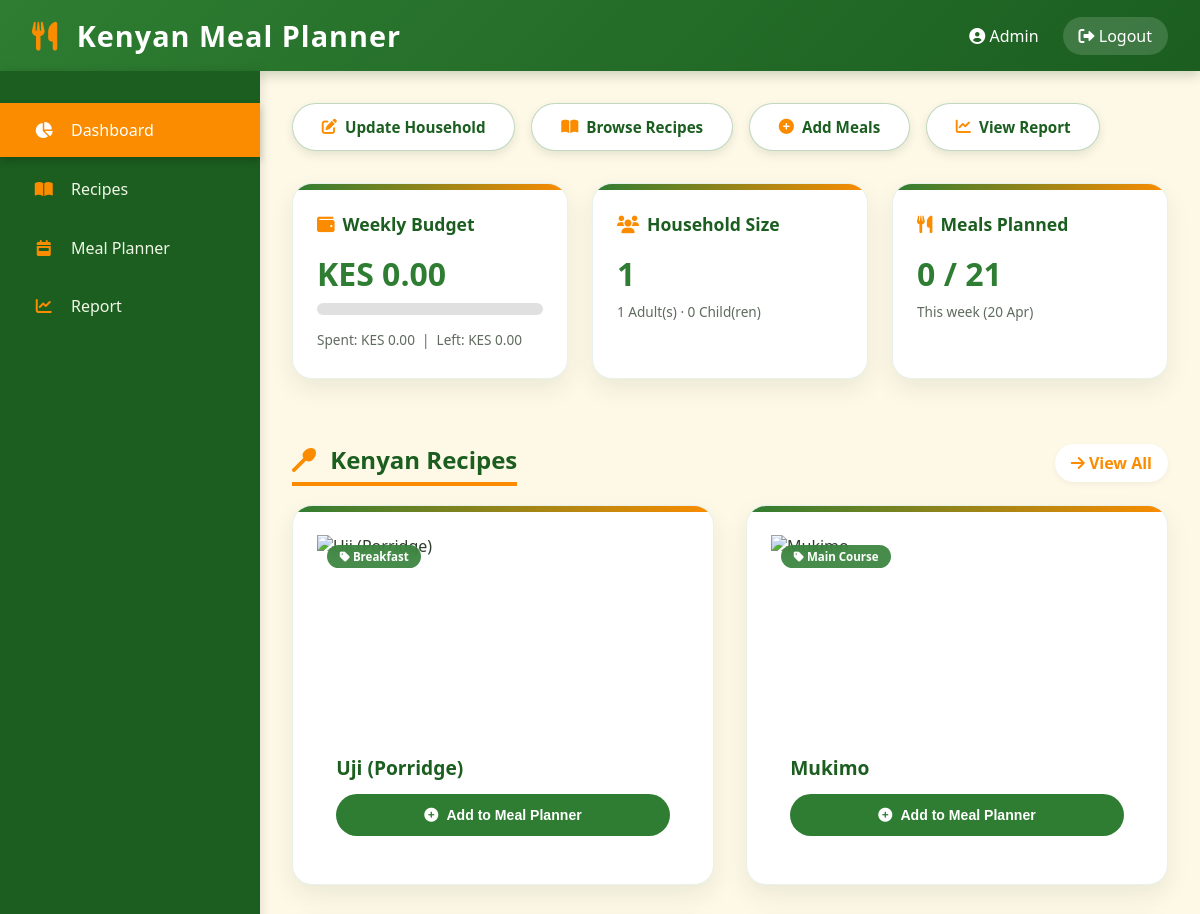
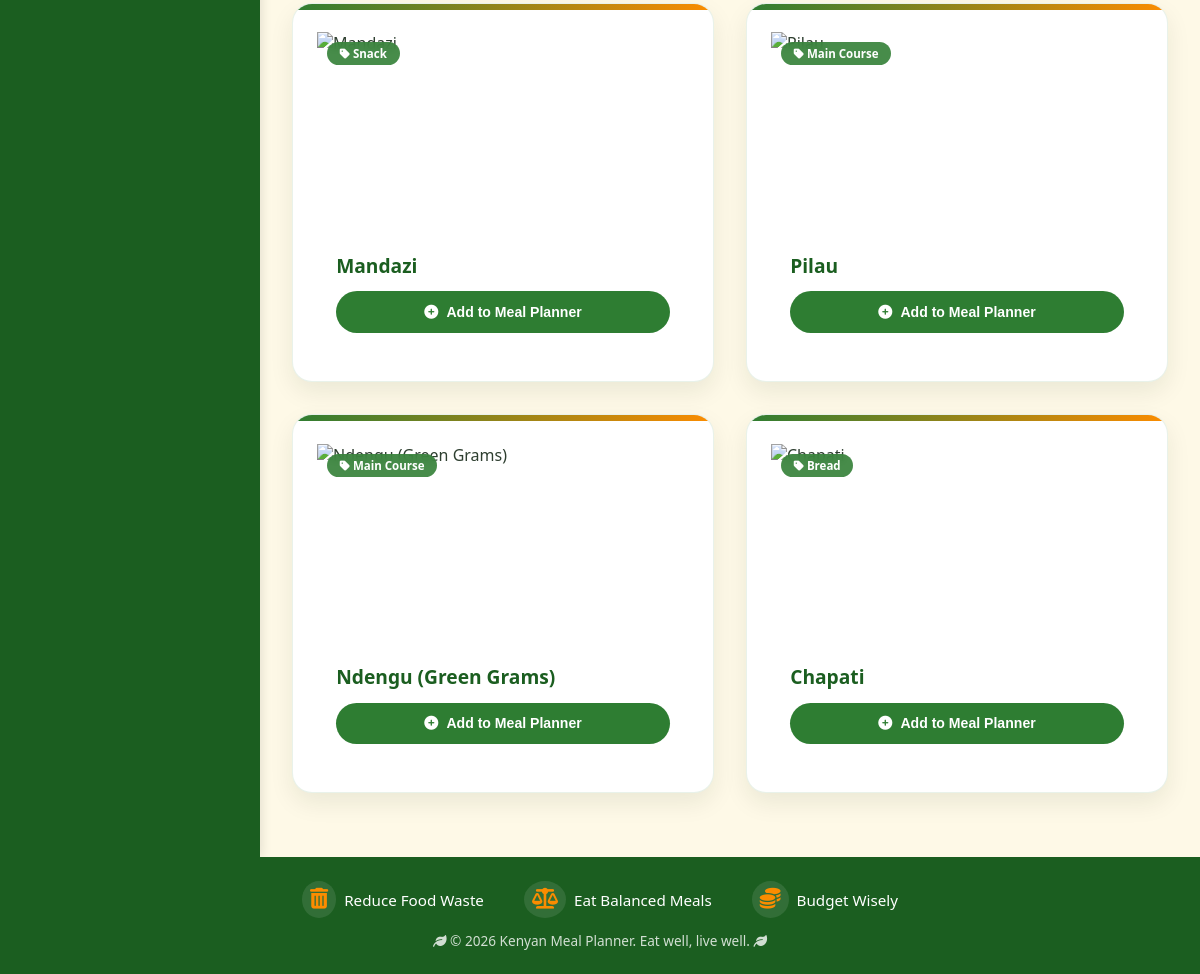
/dashboard.php (signed in), run on the app's committed database (2 pictures, top to bottom).
### tables this page shows
CREATE TABLE recipes (
    id INT AUTO_INCREMENT PRIMARY KEY,
    user_id INT,
    name VARCHAR(150) NOT NULL,
    category VARCHAR(100),
    servings INT DEFAULT 1,
    instructions TEXT,
    created_at TIMESTAMP DEFAULT CURRENT_TIMESTAMP,
    FOREIGN KEY (user_id) REFERENCES users(id) ON DELETE SET NULL
);

### app/helpers.php (called while the page is built, shortened)
<?php
function e($str) {
    return htmlspecialchars($str, ENT_QUOTES, 'UTF-8');
}
function formatKES($amount) {
    return 'KES ' . number_format($amount, 2);
}

### public/dashboard.php (the view, shortened to what this page needs)
<?php
require_once APP_PATH . '/config/db.php';
require_once APP_PATH . '/helpers.php';
$user_id = $_SESSION['user_id'];
$hp = $conn->query("SELECT * FROM household_profiles WHERE user_id=$user_id");
$household = ($hp && $hp->num_rows > 0) ? $hp->fetch_assoc() : ['adults'=>1,'children'=>0,'weekly_budget'=>0];
$adults         = (int)$household['adults'];
$children       = (int)$household['children'];
$weeklyBudget   = (float)$household['weekly_budget'];
$household_size = $adults + $children;
$week_start  = date('Y-m-d', strtotime('monday this week'));
$mealPlan      = [];
$totalCost     = 0;
$remainingBudget = $weeklyBudget - $totalCost;
$mealsPlanned    = array_sum(array_map('count', $mealPlan));
$recipe_result = $conn->query("
    SELECT * FROM recipes
    WHERE user_id = $user_id OR user_id IS NULL
    ORDER BY id DESC LIMIT 6
");
?>
<!DOCTYPE html>
<html lang="en">
<head>
<link rel="stylesheet" href="https://cdnjs.cloudflare.com/ajax/libs/font-awesome/6.0.0-beta3/css/all.min.css">
</head>
<body>
<div class="header">
    <h1><i class="fas fa-utensils"></i> Kenyan Meal Planner</h1>
    <div class="user-info">
        <span><i class="fas fa-user-circle"></i> <?= e($_SESSION['user_name'] ?? 'User') ?></span>
        <a href="logout.php"><i class="fas fa-sign-out-alt"></i> Logout</a>
    </div>
</div>
<div class="container">
    <div class="sidebar">
        <ul>
            <li><a href="dashboard.php" class="active"><i class="fas fa-chart-pie"></i> Dashboard</a></li>
            <li><a href="recipes.php"><i class="fas fa-book-open"></i> Recipes</a></li>
            <li><a href="meals.php"><i class="fas fa-calendar-week"></i> Meal Planner</a></li>
            <li><a href="report.php"><i class="fas fa-chart-line"></i> Report</a></li>
        </ul>
    </div>
    <div class="main">
        <div class="quick-links">
            <button id="openHouseholdModalBtn"><i class="fas fa-edit"></i> Update Household</button>
            <a href="recipes.php"><i class="fas fa-book-open"></i> Browse Recipes</a>
            <a href="meals.php"><i class="fas fa-plus-circle"></i> Add Meals</a>
            <a href="report.php"><i class="fas fa-chart-line"></i> View Report</a>
        </div>
        <div class="cards">
            <div class="card">
                <h3><i class="fas fa-wallet"></i> Weekly Budget</h3>
                <div class="value" id="weeklyBudgetDisplay"><?= formatKES($weeklyBudget) ?></div>
                <div class="progress-bar">
                </div>
                <div class="small" id="budgetSummary">
                    Spent: <?= formatKES($totalCost) ?> &nbsp;|&nbsp; Left: <?= formatKES($remainingBudget) ?>
                </div>
            </div>
            <div class="card">
                <h3><i class="fas fa-users"></i> Household Size</h3>
                <div class="value" id="householdSizeDisplay"><?= $household_size ?></div>
                <div class="small" id="householdComposition"><?= $adults ?> Adult(s) · <?= $children ?> Child(ren)</div>
            </div>
            <div class="card">
                <h3><i class="fas fa-utensils"></i> Meals Planned</h3>
                <div class="value"><?= $mealsPlanned ?> / 21</div>
                <div class="small">This week (<?= date('d M', strtotime($week_start)) ?>)</div>
            </div>
        </div>
        <div style="display:flex;justify-content:space-between;align-items:baseline;flex-wrap:wrap;gap:1rem;">
            <h2 class="section-title"><i class="fas fa-utensil-spoon"></i> Kenyan Recipes</h2>
            <a href="recipes.php" style="color:#FB8C00;text-decoration:none;font-weight:600;background:#fff;padding:.5rem 1rem;border-radius:30px;box-shadow:0 2px 6px rgba(0,0,0,.05);">
                <i class="fas fa-arrow-right"></i> View All
            </a>
        </div>
        <div class="recipe-grid">
        <?php
        if ($recipe_result && $recipe_result->num_rows > 0):
            while ($recipe = $recipe_result->fetch_assoc()):
        ?>
        <div class="card">
            <div class="card-img-wrap">
                <span class="category-badge-overlay"><i class="fas fa-tag"></i> <?= e($recipe['category'] ?? 'Kenyan') ?></span>
            </div>
            <div class="card-content">
                <h4><?= e($recipe['name']) ?></h4>
                <button class="add-recipe-btn"
                    data-id="<?= $recipe['id'] ?>"
                    data-name="<?= e($recipe['name']) ?>">
                    <i class="fas fa-plus-circle"></i> Add to Meal Planner
                </button>
            </div>
        </div>
        <?php endwhile; endif; ?>
        </div>
    </div>
</div>
<footer>
    <div class="footer-mission">
        <div class="footer-mission-item"><i class="fas fa-trash-alt"></i><span>Reduce Food Waste</span></div>
        <div class="footer-mission-item"><i class="fas fa-balance-scale"></i><span>Eat Balanced Meals</span></div>
        <div class="footer-mission-item"><i class="fas fa-coins"></i><span>Budget Wisely</span></div>
    </div>
    <div class="footer-copyright"><i class="fas fa-leaf"></i> &copy; <?= date('Y') ?> Kenyan Meal Planner. Eat well, live well. <i class="fas fa-leaf"></i></div>
</footer>
</body>
</html>

### public/dashboard.php (style rules this page uses)
* { margin:0;padding:0;box-sizing:border-box; }
body { font-family:'Segoe UI',sans-serif;background:#fef9e7;color:#2d3e2f;display:flex;flex-direction:column;min-height:100vh; }
.header { background:linear-gradient(135deg,#2E7D32 0%,#1B5E20 100%);color:#fff;padding:1rem 2rem;display:flex;justify-content:space-between;align-items:center;box-shadow:0 4px 12px rgba(0,40,0,.2); }
.header h1 { font-size:1.8rem;font-weight:700;letter-spacing:1px; }
.header h1 i { margin-right:10px;color:#FB8C00; }
.header .user-info { display:flex;align-items:center;gap:1.5rem; }
.header a { color:#fff;text-decoration:none;font-weight:500;padding:.5rem 1rem;border-radius:30px;background:rgba(255,255,255,.15);transition:.3s; }
.container { display:flex;flex:1; }
.sidebar { width:260px;background:#1B5E20;padding-top:2rem;box-shadow:2px 0 10px rgba(0,0,0,.1);flex-shrink:0; }
.sidebar ul { list-style:none; }
.sidebar li { margin-bottom:.3rem; }
.sidebar a { display:block;padding:1rem 1.8rem;color:#f0f7e6;text-decoration:none;transition:.3s;font-weight:500;border-left:4px solid transparent; }
.sidebar a i { margin-right:12px;width:22px;text-align:center;color:#FB8C00; }
.sidebar a:hover,.sidebar a.active { background:rgba(251,140,0,.2);border-left-color:#FB8C00;color:#fff; }
.sidebar a.active { background:#FB8C00;color:#fff;box-shadow:0 4px 8px rgba(0,0,0,.2); }
.sidebar a.active i { color:#fff; }
.main { flex:1;padding:2rem;overflow-x:hidden; }
.quick-links { display:flex;flex-wrap:wrap;gap:1rem;margin-bottom:2rem; }
.quick-links a,.quick-links button { background:#fff;color:#1B5E20;padding:.8rem 1.8rem;border-radius:40px;text-decoration:none;font-weight:600;box-shadow:0 4px 10px rgba(0,40,0,.1);transition:.3s;border:1px solid rgba(46,125,50,.3);display:inline-flex;align-items:center;gap:8px;font-size:.95rem;cursor:pointer;font-family:inherit; }
.quick-links a i,.quick-links button i { color:#FB8C00; }
.cards { display:grid;grid-template-columns:repeat(auto-fit,minmax(260px,1fr));gap:1.5rem;margin-bottom:2rem; }
.card { background:#fff;border-radius:20px;padding:1.8rem 1.5rem;box-shadow:0 10px 25px rgba(0,40,0,.08);transition:.3s;border:1px solid rgba(46,125,50,.1);position:relative;overflow:hidden; }
.card::before { content:'';position:absolute;top:0;left:0;width:100%;height:6px;background:linear-gradient(90deg,#2E7D32,#FB8C00); }
.card h3 { font-size:1.1rem;color:#1B5E20;margin-bottom:1rem;display:flex;align-items:center;gap:8px; }
.card h3 i { color:#FB8C00; }
.value { font-size:2rem;font-weight:700;color:#2E7D32; }
.small { font-size:.85rem;color:#5f6b5f;margin-top:.4rem; }
.progress-bar { background:#e0e0e0;border-radius:30px;height:12px;overflow:hidden;margin:.5rem 0; }
.section-title { font-size:1.5rem;margin:2rem 0 1.2rem;color:#1B5E20;border-bottom:4px solid #FB8C00;padding-bottom:.4rem;display:inline-block;font-weight:700; }
.section-title i { color:#FB8C00;margin-right:8px; }
.recipe-grid { display:grid;grid-template-columns:repeat(auto-fill,minmax(300px,1fr));gap:2rem;margin-bottom:2rem; }
.card { background:#fff;border-radius:20px;overflow:hidden;box-shadow:0 10px 25px rgba(0,40,0,.08);transition:.3s;border:1px solid rgba(46,125,50,.1);display:flex;flex-direction:column; }
.card-img-wrap { position:relative;overflow:hidden;height:200px; }
.category-badge-overlay { position:absolute;top:10px;left:10px;background:rgba(46,125,50,.88);color:#fff;padding:.25rem .8rem;border-radius:20px;font-size:.72rem;font-weight:600;backdrop-filter:blur(4px); }
.card-content { padding:1.2rem;flex:1;display:flex;flex-direction:column; }
.card-content h4 { font-size:1.2rem;color:#1B5E20;margin-bottom:.8rem;font-weight:700; }
.add-recipe-btn { background:#2E7D32;color:#fff;border:none;padding:.8rem;border-radius:40px;font-weight:600;font-size:.88rem;cursor:pointer;transition:.3s;display:flex;align-items:center;justify-content:center;gap:8px;margin-top:auto; }
footer { background:#1B5E20;color:#fff;text-align:center;padding:1.5rem 2rem;margin-top:auto; }
.footer-mission { display:flex;justify-content:center;align-items:center;gap:2.5rem;flex-wrap:wrap;margin-bottom:.8rem; }
.footer-mission-item { display:flex;align-items:center;gap:8px;font-size:.95rem; }
.footer-mission-item i { font-size:1.3rem;color:#FB8C00;background:rgba(255,255,255,.1);padding:.5rem;border-radius:50%; }
.footer-copyright { opacity:.8;font-size:.85rem; }

### data on the page
recipes: category "Breakfast", name "Uji (Porridge)"
recipes: category "Main Course", name "Mukimo"
recipes: category "Snack", name "Mandazi"
recipes: category "Main Course", name "Pilau"
recipes: category "Main Course", name "Ndengu (Green Grams)"
recipes: category "Bread", name "Chapati"

### other printed values
$_SESSION['user_name'] "Admin"
formatKES($weeklyBudget) "KES 0.00"
formatKES($totalCost) "KES 0.00"
formatKES($remainingBudget) "KES 0.00"
$household_size "1"
$adults "1"
$children "0"
$mealsPlanned "0"
